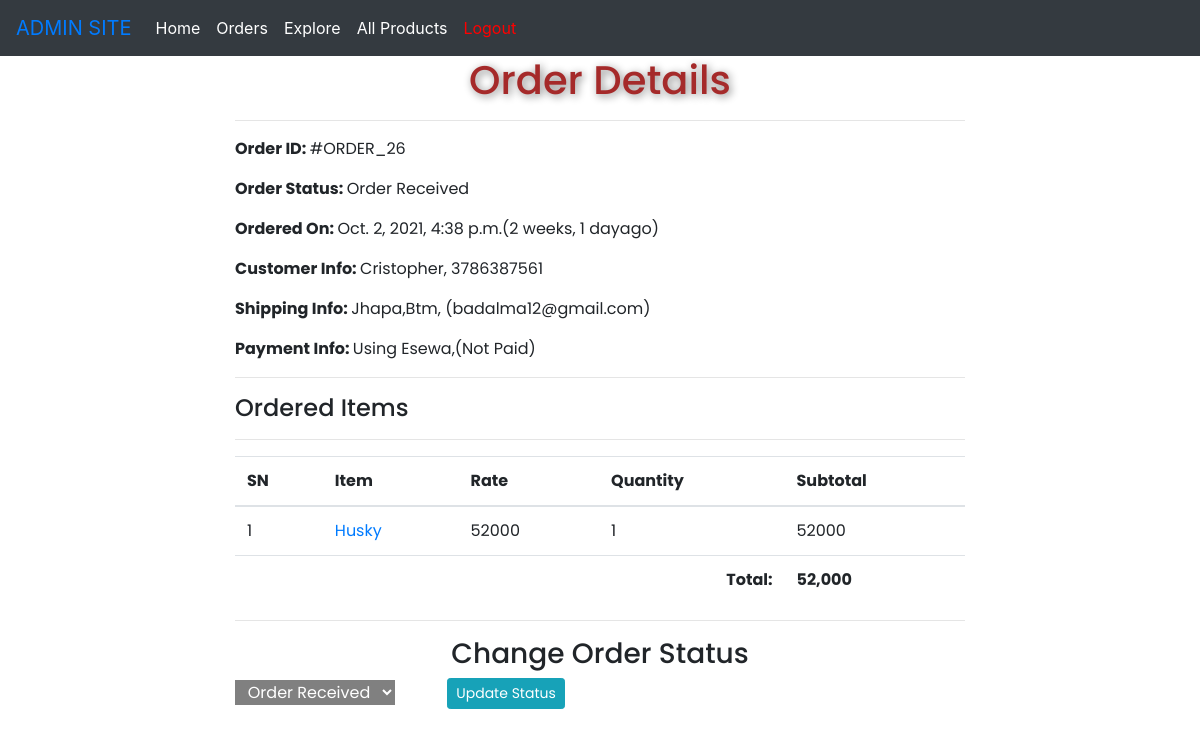
The page /admin-order/26/ (signed in) on the database its author committed.
### Main/models.py (models this page shows, shortened)
class Order(models.Model):
    cart=models.OneToOneField(Cart,on_delete=models.CASCADE)
    ordered_by=models.CharField(max_length=200)
    shipping_address=models.CharField(max_length=200)
    mobile=models.CharField(max_length=10)
    email=models.EmailField(null=True)
    subtotal=models.PositiveIntegerField()
    discount=models.PositiveIntegerField()
    total=models.PositiveIntegerField()
    order_status=models.CharField(max_length=50,choices=ORDER_STATUS)
    payment_method=models.CharField(max_length=20,choices=METHOD,default="Cash On Delivery")
    payment_completed=models.BooleanField(default=False,null=True,blank=True)

class Cart(models.Model):
    customer=models.ForeignKey(Customer, on_delete=models.SET_NULL, null=True)
    total=models.PositiveIntegerField(default=0)
    created_at=models.DateTimeField(auto_now_add=True)

class CartProduct(models.Model):
    cart=models.ForeignKey(Cart, on_delete=models.CASCADE)
    pets=models.ForeignKey(Pets, on_delete=models.CASCADE)
    rate=models.PositiveIntegerField()
    quantity=models.PositiveIntegerField()
    subtotal=models.PositiveIntegerField()

class Pets(models.Model):
    title=models.CharField(max_length=200)
    slug=models.SlugField(unique=True)
    category=models.ForeignKey(Category,on_delete=models.CASCADE)
    image=models.ImageField(upload_to="static/images")
    marked_price=models.PositiveIntegerField()
    selling_price=models.PositiveIntegerField()
    description=models.TextField()
    return_policy=models.CharField(max_length=300)
    view_count=models.PositiveIntegerField(default=0)

### Main/views.py (the view)
# urls.py: path('admin-order/<int:pk>/',AdminOrderDetailView.as_view(),name="admin-order"),
class AdminOrderDetailView(AdminRequiredMixin,DetailView):
    template_name = "adminn/adminorderdetail.html"
    model=Order
    context_object_name = "ord_obj"
    def get_context_data(self, **kwargs):
        context=super().get_context_data(**kwargs)
        context["allstatus"]=ORDER_STATUS
        return context

### Main/views.py (called while the page is built)
    def dispatch(self, request, *args, **kwargs):
        if request.user.is_authenticated and Admin.objects.filter(user=request.user).exists():
            pass
        else:
            return redirect("admin-login")
        return super().dispatch(request,*args,**kwargs)

### templates/adminn/adminorderdetail.html (shortened to what this page needs)
{% extends "adminn/adminbase.html" %}
{% load humanize %}
{% block content %}
<div class="container">
    <div class="row">
        <div class="col-md-8 mx-auto">
             <h1 class="text-center" style="color: brown; text-shadow:2px 2px 8px gray; ">Order Details</h1><hr>
            <p><span class="font-weight-bold">Order ID: </span> #ORDER_{{ord_obj.id}}</p>
            <p><span class="font-weight-bold">Order Status: </span> {{ord_obj.order_status}}</p>
            <p><span class="font-weight-bold">Ordered On: </span> {{ord_obj.cart.created_at}}({{ord_obj.cart.created_at|timesince}}ago)</p>
            <p><span class="font-weight-bold">Customer Info: </span> {{ord_obj.ordered_by}}, {{ord_obj.mobile}}</p>
            <p><span class="font-weight-bold">Shipping Info: </span> {{ord_obj.shipping_address}}, ({{ord_obj.email}})</p>
            <p><span class="font-weight-bold">Payment Info: </span>Using {{ord_obj.payment_method}},({% if ord_obj.payment_completed %}Paid{% else %}Not Paid{% endif %})</p>
            <hr>
            <h4>Ordered Items</h4>
            <hr>
            <table class="table">
                <thead>
                    <tr>
                        <th>SN</th>
                        <th>Item</th>
                        <th>Rate</th>
                        <th>Quantity</th>
                        <th>Subtotal</th>
                    </tr>
                </thead>
                <tbody>
                    {% for cp in ord_obj.cart.cartproduct_set.all %}
                    <tr>
                    <td>{{forloop.counter}}</td>
                    <td><a target="_blank" href="{% url 'productdetail' cp.pets.slug %}">{{cp.pets.title}}</a></td>
                    <td>{{cp.rate}}</td>
                    <td>{{cp.quantity}}</td>
                    <td>{{cp.subtotal}}</td>
                    </tr>
                    {% endfor %}
                <tr>
                    <th colspan="4" class="text-right">Total:</th>
                    <th>{{ord_obj.total|intcomma}}</th>
                </tr>
                </tbody>
            </table><hr>
            <h3 class="text-center">Change Order Status</h3>
            <form action="{% url 'adminorderstatus' ord_obj.id %}" method="POST">
                <select name="status" id="ords" class="text-center">
                    {% for i, j in allstatus %}
                    <option value="{{i}}" {% if i == ord_obj.order_status %}selected{% endif %}>{{j}}</option>
                    {% endfor %}
                </select>
                <button class="btn btn-info btn-sm ml-5">Update Status</button>
            </form>
        </div>
    </div>
</div>
{% endblock %}

### templates/adminn/adminorderdetail.html (style rules this page uses)
#ords { color: white; background: gray; }

### templates/adminn/adminbase.html (style rules this page uses)
.container { font-family: 'Poppins', sans-serif; }

### rows shown on the page
Order: id "26", order_status "Order Received", cart.created_at "Oct. 2, 2021, 4:38 p.m.", cart.created_at "2 weeks, 1 day", ordered_by "Cristopher", mobile "3786387561", shipping_address "Jhapa,Btm", email "badalma12@gmail.com", payment_method "Esewa", total "52,000", status "Order Received"
CartProduct: pets "Husky", rate "52000", quantity "1", subtotal "52000"
